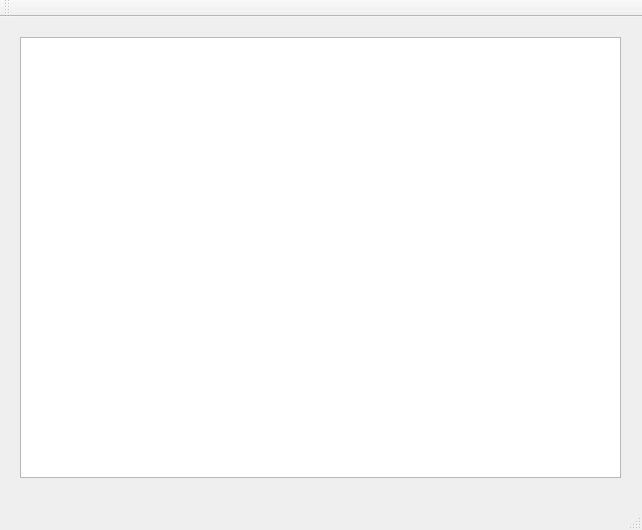
<?xml version="1.0" encoding="UTF-8"?>
<ui version="4.0">
 <class>MainWindow</class>
 <widget class="QMainWindow" name="MainWindow">
  <property name="geometry">
   <rect>
    <x>0</x>
    <y>0</y>
    <width>642</width>
    <height>530</height>
   </rect>
  </property>
  <property name="windowTitle">
   <string>MainWindow</string>
  </property>
  <widget class="QWidget" name="centralWidget">
   <widget class="QGraphicsView" name="graphicsView">
    <property name="geometry">
     <rect>
      <x>20</x>
      <y>20</y>
      <width>601</width>
      <height>441</height>
     </rect>
    </property>
   </widget>
  </widget>
  <widget class="QMenuBar" name="menuBar">
   <property name="geometry">
    <rect>
     <x>0</x>
     <y>0</y>
     <width>642</width>
     <height>22</height>
    </rect>
   </property>
  </widget>
  <widget class="QToolBar" name="mainToolBar">
   <attribute name="toolBarArea">
    <enum>TopToolBarArea</enum>
   </attribute>
   <attribute name="toolBarBreak">
    <bool>false</bool>
   </attribute>
  </widget>
  <widget class="QStatusBar" name="statusBar"/>
 </widget>
 <layoutdefault spacing="6" margin="11"/>
 <resources/>
 <connections/>
</ui>
